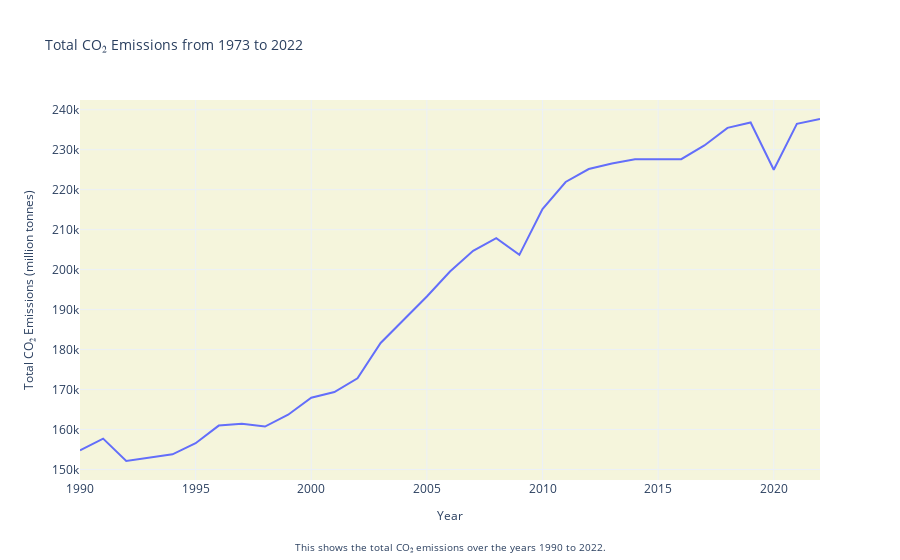

Notebook code cell kept with this figure:
### Markdown cell above
## CO2-trend (1990-2022)

### Code cell
%run co2_chart.ipynb

### Figure 1 — Plotly figure (JSON) as saved in the notebook; plotly's stock layout.template omitted (floating-point values rounded to 4 significant figures)
{"data": [{"hovertemplate": "Year=%{x}<br>Total CO₂ Emissions (million tonnes)=%{y}<extra></extra>", "legendgroup": "", "line": {"color": "#636efa", "dash": "solid"}, "marker": {"symbol": "circle"}, "mode": "lines", "name": "", "orientation": "v", "showlegend": false, "type": "scatter", "x": [1990, 1991, 1992, 1993, 1994, 1995, 1996, 1997, 1998, 1999, 2000, 2001, 2002, 2003, 2004, 2005, 2006, 2007, 2008, 2009, 2010, 2011, 2012, 2013, 2014, 2015, 2016, 2017, 2018, 2019, 2020, 2021, 2022], "xaxis": "x", "y": [154800.0, 157700.0, 152100.0, 153100.0, 153800.0, 156600.0, 161000.0, 161400.0, 160700.0, 163700.0, 168000.0, 169400.0, 172800.0, 181600.0, 187500.0, 193300.0, 199500.0, 204700.0, 207900.0, 203700.0, 215200.0, 221900.0, 225200.0, 226600.0, 227600.0, 227600.0, 227600.0, 231100.0, 235500.0, 236800.0, 225000.0, 236500.0, 237700.0], "yaxis": "y"}], "layout": {"annotations": [{"font": {"size": 10}, "showarrow": false, "text": "This shows the total CO₂ emissions over the years 1990 to 2022.", "x": 0.5, "xanchor": "center", "xref": "paper", "y": -0.2, "yref": "paper"}], "legend": {"tracegroupgap": 0}, "plot_bgcolor": "#f5f5dc", "title": {"font": {"size": 14}, "text": "Total CO₂ Emissions from 1973 to 2022"}, "xaxis": {"anchor": "y", "domain": [0, 1], "title": {"font": {"size": 12}, "text": "Year"}}, "yaxis": {"anchor": "x", "domain": [0, 1], "title": {"font": {"size": 12}, "text": "Total CO₂ Emissions (million tonnes)"}}}}
